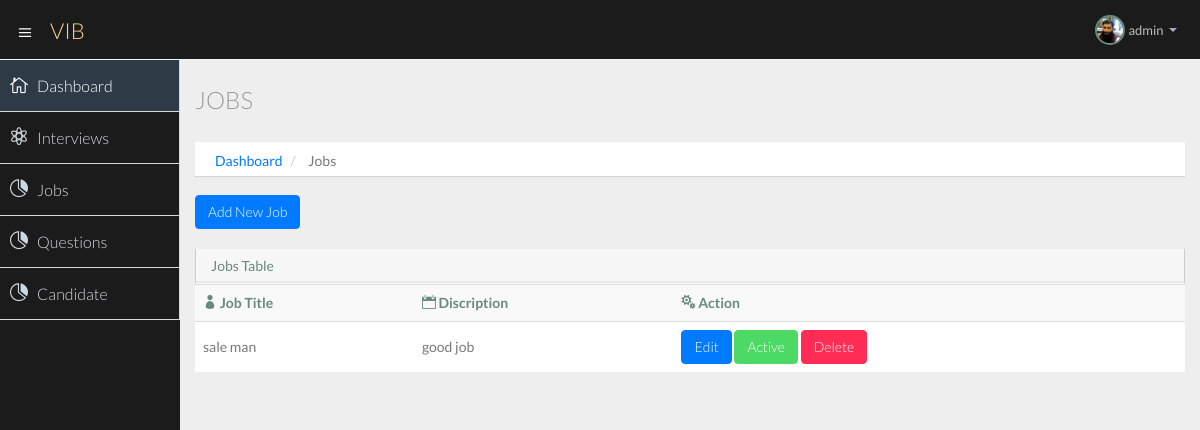
/jobs/ (signed in), run on an earlier commit of the app's database.
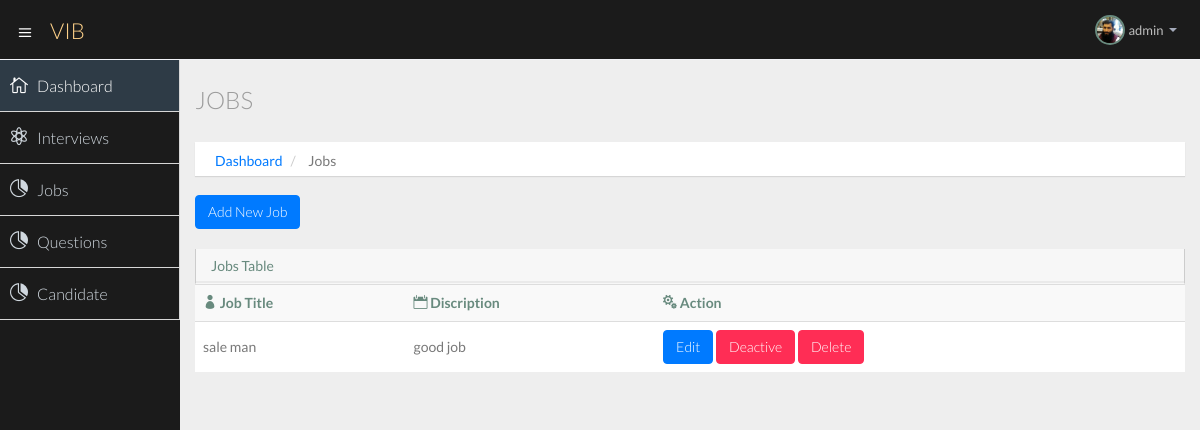
And on a later commit of the database.
### company/models.py (models this page shows, shortened)
class Jobs(models.Model):
    id = models.AutoField(primary_key=True)
    user = models.ForeignKey(User, on_delete=models.CASCADE)
    job_title = models.CharField(max_length=200)
    job_discription = models.CharField(max_length=800)
    pos_tdate = models.DateTimeField(auto_now_add=True, blank=True)
    job_status =models.BooleanField(default=True)

### company/views.py (the view)
# urls.py: path('jobs/', views.jobs, name='jobs'),
def jobs(request):
    user = User.objects.get(username=request.user.username)
    alljobs = Jobs.objects.filter(user=user)
    context = {'alljobs':alljobs}
    return render(request, 'company/jobs.html', context)

### templates/company/jobs.html (shortened to what this page needs)
{% extends 'company/basic.html' %}
{% block body %}
{% load static %}
<section id="main-content">
  <section class="wrapper">
    <div class="row">
      <div class="col-lg-12">
        <h3 class="page-header"> Jobs</h3>
        <ol class="breadcrumb">
          <li><a href="/dashboard/">Dashboard</a></li>
          <li>Jobs</li>
        </ol>
      </div>
    </div>
    <div class="row">
      <div class="col-lg-12">
        <a class="btn btn-primary" href="/jobs/add-job">Add New Job</a><br>
      </div><br>
      <div class="col-lg-12">
        <section class="panel">
          <header class="panel-heading">
            Jobs Table
          </header>
          <table class="table table-striped table-advance table-hover">
            <tbody>
              <tr>
                <th><i class="icon_profile"></i> Job Title</th>
                <th><i class="icon_calendar"></i> Discription</th>
                <th><i class="icon_cogs"></i> Action</th>
              </tr>
              {% if alljobs %}
              {% for jobs in alljobs %}
              <tr>
                <td>{{jobs.job_title}}</td>
                <td>{{jobs.job_discription}}</td>
                <td>
                  <div class="">
                    <a class="btn btn-primary" href="{% url 'update' jobs.id %}">Edit</a>
                    {% if jobs.job_status %}
                    <a class="btn btn-success" href="{% url 'status' jobs.id %}">Active</a>
                    {% else %}
                    <a class="btn btn-danger" href="{% url 'status' jobs.id %}">Deactive</a>
                    {% endif %}
                    <a class="btn btn-danger" href="{% url 'delete' jobs.id %}">Delete</a>
                  </div>
                </td>
              </tr>
              {% endfor %}
              {% else %}
              <tr>
                <td class="text-center">no record found.</td>
              </tr>
              {% endif %}
            </tbody>
          </table>
        </section>
      </div>
    </div>
  </section>
</section>
{% endblock body %}

What changed in the data, as far as the page shows it:
changed Jobs "sale man": job_status "Active" → "Deactive"
